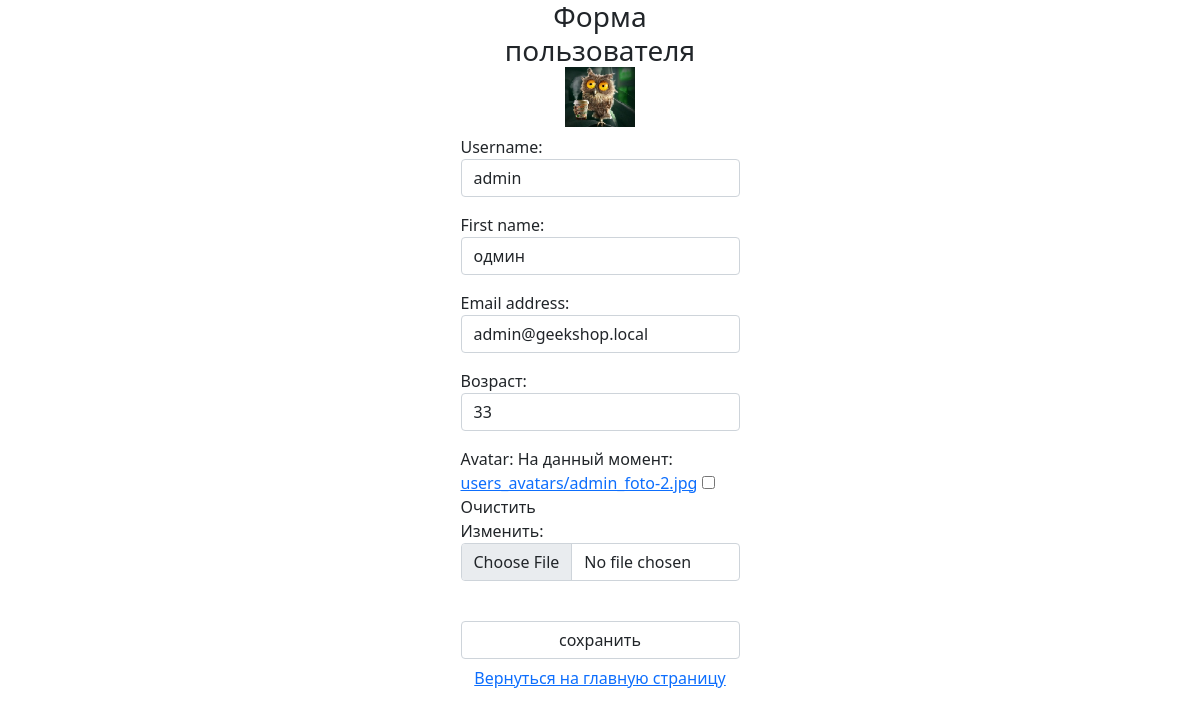
Screenshot of /auth/edit/ (signed in) with the database file from the repository.
### authapp/models.py (models this page shows)
class ShopUser(AbstractUser):
    avatar = models.ImageField(upload_to='users_avatars', blank=True)
    age = models.PositiveIntegerField(verbose_name='возраст')

### authapp/views.py (the view)
# urls.py: path('edit/', authapp.edit, name='edit'),
def edit(request):
    title = 'редактирование'
    if request.method == 'POST':
        edit_form = ShopUserEditForm(request.POST, request.FILES, instance=request.user)
        if edit_form.is_valid():
            edit_form.save()
            return HttpResponseRedirect(reverse('auth:edit'))
    else:
        edit_form = ShopUserEditForm(instance=request.user)
    content = {'title': title, 'edit_form': edit_form}
    return render(request, 'authapp/edit.html', content)

### authapp/forms.py (shortened to what this page needs)
class ShopUserEditForm(UserChangeForm):
    class Meta:
        model = ShopUser
        fields = (
            'username',
            'first_name',
            'email',
            'age',
            'avatar',
            'password',
        )
    def __init__(self, *args, **kwargs):
        super().__init__(*args, **kwargs)
        for field_name, field in self.fields.items():
            field.widget.attrs['class'] = 'form-control'
            field.help_text = ''
            if field_name == 'password':
                field.widget = forms.HiddenInput()

### authapp/templates/authapp/edit.html (shortened to what this page needs)
{% extends 'authapp/base.html' %}
{% load static %}
{% block content %}
    <div class="h3 text-center head">
        <div class="user_avatar">
            <img src="/media/{{ user.avatar|default:'def_avatar.png' }}" class="w-25">
        </div>
    </div>
    <form class="form-horizontal" action="{% url 'auth:edit' %}" method="post" enctype="multipart/form-data">
        {{ edit_form.as_p }}
        <br>
        <input class="form-control" type="submit" value="сохранить">
    </form>
{% endblock %}

### rows the page displays
ShopUser: avatar (picture), username "admin", first_name "одмин", email "admin@geekshop.local", age "33"
